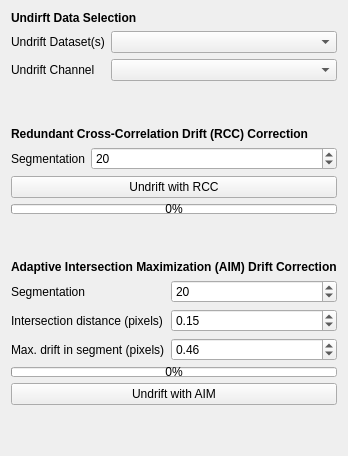
         <widget class="QWidget" name="tab_18">
          <attribute name="title">
           <string>Undirft</string>
          </attribute>
          <layout class="QVBoxLayout" name="verticalLayout_4">
           <item>
            <widget class="QLabel" name="label_103">
             <property name="font">
              <font>
               <weight>75</weight>
               <bold>true</bold>
              </font>
             </property>
             <property name="text">
              <string>Undirft Data Selection</string>
             </property>
            </widget>
           </item>
           <item>
            <layout class="QFormLayout" name="formLayout_28">
             <item row="0" column="0">
              <widget class="QLabel" name="label_46">
               <property name="text">
                <string>Undrift Dataset(s)</string>
               </property>
              </widget>
             </item>
             <item row="0" column="1">
              <widget class="QComboBox" name="undrift_dataset_selector"/>
             </item>
             <item row="1" column="0">
              <widget class="QLabel" name="label_15">
               <property name="text">
                <string>Undrift Channel</string>
               </property>
              </widget>
             </item>
             <item row="1" column="1">
              <widget class="QComboBox" name="undrift_channel_selector"/>
             </item>
            </layout>
           </item>
           <item>
            <spacer name="verticalSpacer_23">
             <property name="orientation">
              <enum>Qt::Vertical</enum>
             </property>
             <property name="sizeHint" stdset="0">
              <size>
               <width>20</width>
               <height>40</height>
              </size>
             </property>
            </spacer>
           </item>
           <item>
            <widget class="QLabel" name="label_10">
             <property name="font">
              <font>
               <weight>75</weight>
               <bold>true</bold>
              </font>
             </property>
             <property name="text">
              <string>Redundant Cross-Correlation Drift (RCC) Correction</string>
             </property>
            </widget>
           </item>
           <item>
            <layout class="QFormLayout" name="formLayout_29">
             <item row="0" column="0">
              <widget class="QLabel" name="label_102">
               <property name="text">
                <string>Segmentation</string>
               </property>
              </widget>
             </item>
             <item row="0" column="1">
              <widget class="QSpinBox" name="undrift_segmentation">
               <property name="minimum">
                <number>1</number>
               </property>
               <property name="maximum">
                <number>1000</number>
               </property>
               <property name="value">
                <number>20</number>
               </property>
              </widget>
             </item>
            </layout>
           </item>
           <item>
            <widget class="QPushButton" name="picasso_undrift">
             <property name="text">
              <string>Undrift with RCC</string>
             </property>
            </widget>
           </item>
           <item>
            <widget class="QProgressBar" name="undrift_progressbar">
             <property name="maximumSize">
              <size>
               <width>16777215</width>
               <height>10</height>
              </size>
             </property>
             <property name="value">
              <number>0</number>
             </property>
            </widget>
           </item>
           <item>
            <spacer name="verticalSpacer_3">
             <property name="orientation">
              <enum>Qt::Vertical</enum>
             </property>
             <property name="sizeHint" stdset="0">
              <size>
               <width>20</width>
               <height>40</height>
              </size>
             </property>
            </spacer>
           </item>
           <item>
            <widget class="QLabel" name="label_106">
             <property name="font">
              <font>
               <weight>75</weight>
               <bold>true</bold>
              </font>
             </property>
             <property name="text">
              <string>Adaptive Intersection Maximization (AIM) Drift Correction</string>
             </property>
            </widget>
           </item>
           <item>
            <layout class="QFormLayout" name="formLayout_26">
             <item row="0" column="0">
              <widget class="QLabel" name="label_105">
               <property name="text">
                <string>Segmentation</string>
               </property>
              </widget>
             </item>
             <item row="0" column="1">
              <widget class="QSpinBox" name="aim_segmentation">
               <property name="minimum">
                <number>1</number>
               </property>
               <property name="maximum">
                <number>1000</number>
               </property>
               <property name="value">
                <number>20</number>
               </property>
              </widget>
             </item>
             <item row="1" column="0">
              <widget class="QLabel" name="label_107">
               <property name="text">
                <string>Intersection distance (pixels)</string>
               </property>
              </widget>
             </item>
             <item row="1" column="1">
              <widget class="QDoubleSpinBox" name="aim_intersect_d">
               <property name="minimum">
                <double>0.010000000000000</double>
               </property>
               <property name="decimals">
                <number>2</number>
               </property>
               <property name="singleStep">
                <double>0.010000000000000</double>
               </property>
               <property name="value">
                <double>0.150000000000000</double>
               </property>
              </widget>
             </item>
             <item row="2" column="0">
              <widget class="QLabel" name="label_108">
               <property name="text">
                <string>Max. drift in segment (pixels)</string>
               </property>
              </widget>
             </item>
             <item row="2" column="1">
              <widget class="QDoubleSpinBox" name="aim_roi_r">
               <property name="minimum">
                <double>0.010000000000000</double>
               </property>
               <property name="singleStep">
                <double>0.010000000000000</double>
               </property>
               <property name="value">
                <double>0.460000000000000</double>
               </property>
              </widget>
             </item>
            </layout>
           </item>
           <item>
            <widget class="QProgressBar" name="aim_progressbar">
             <property name="maximumSize">
              <size>
               <width>16777215</width>
               <height>10</height>
              </size>
             </property>
             <property name="value">
              <number>0</number>
             </property>
            </widget>
           </item>
           <item>
            <widget class="QPushButton" name="aim_undrift">
             <property name="text">
              <string>Undrift with AIM</string>
             </property>
            </widget>
           </item>
           <item>
            <spacer name="verticalSpacer_22">
             <property name="orientation">
              <enum>Qt::Vertical</enum>
             </property>
             <property name="sizeHint" stdset="0">
              <size>
               <width>20</width>
               <height>40</height>
              </size>
             </property>
            </spacer>
           </item>
          </layout>
         </widget>
